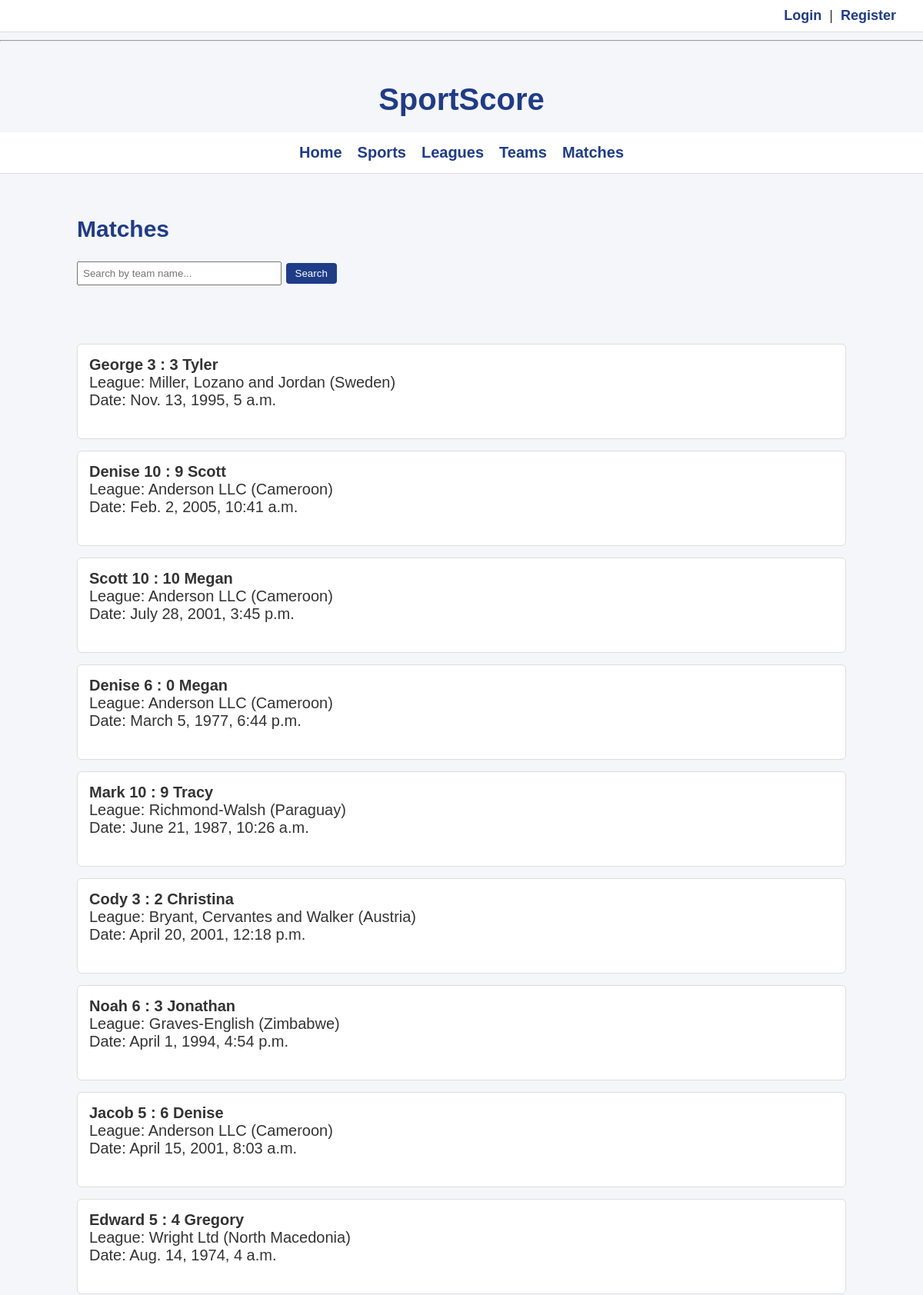
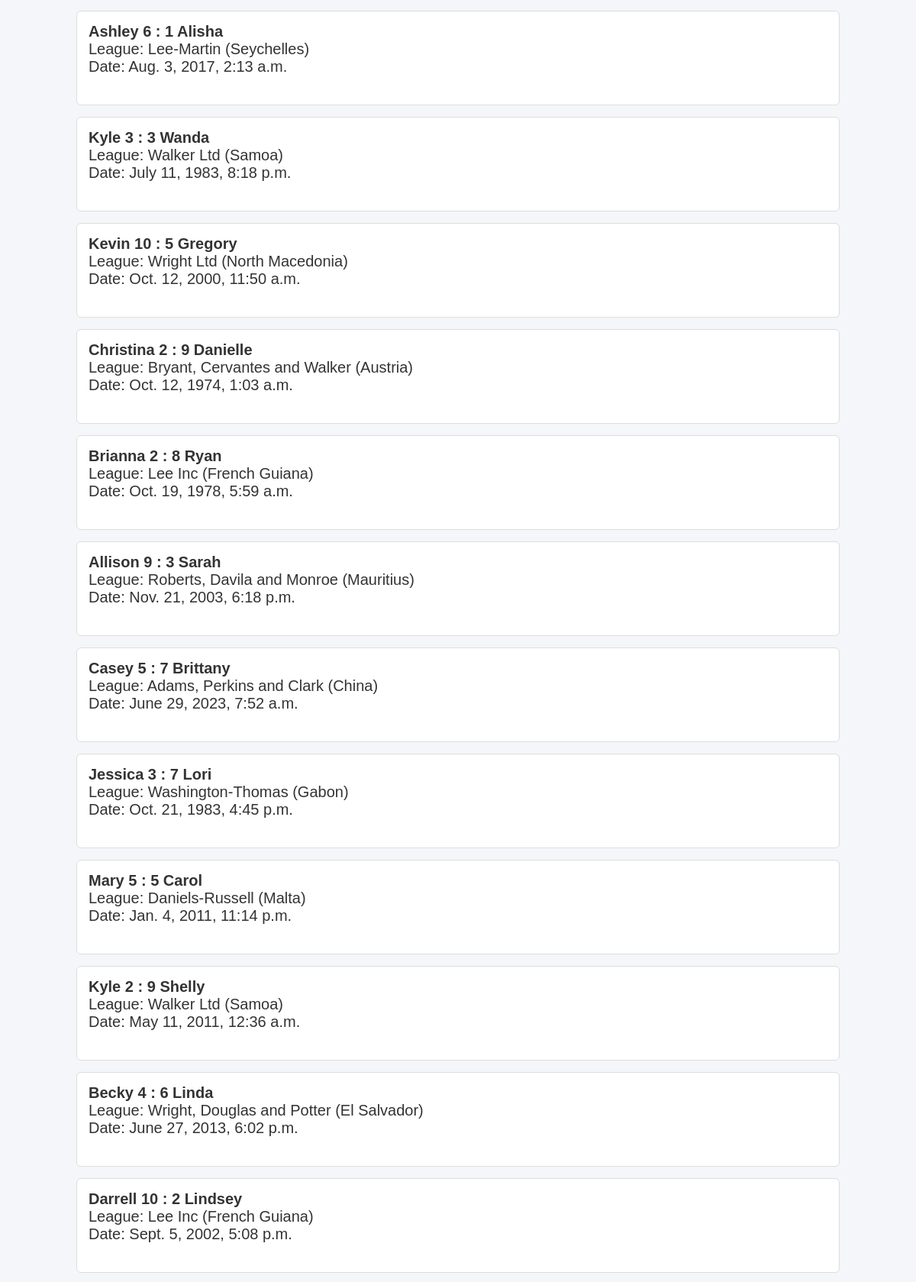
Page /main/matches (upper part) on the committed database (2 pictures, top to bottom).
### main/models.py (models this page shows, shortened)
class Match(models.Model):
    league = models.ForeignKey(League, on_delete=models.CASCADE)
    home_team = models.ForeignKey(Team, related_name='home_matches', on_delete=models.CASCADE)
    away_team = models.ForeignKey(Team, related_name='away_matches', on_delete=models.CASCADE)
    date = models.DateTimeField()
    home_score = models.IntegerField(default=0)
    away_score = models.IntegerField(default=0)

class Team(models.Model):
    name = models.CharField(max_length=100)
    league = models.ForeignKey(League, on_delete=models.CASCADE)
    founded_year = models.IntegerField()
    def __str__(self):
        return self.name

class League(models.Model):
    name = models.CharField(max_length=100)
    country = models.CharField(max_length=100)
    sport = models.ForeignKey(Sport, on_delete=models.CASCADE)
    def __str__(self):
        return f"{self.name} ({self.country})"

### main/views.py (the view)
# urls.py: path('matches', MatchList.as_view(), name='matches'),
class MatchList(ListView):
    model = Match
    ordering = ['-date']
    def get_queryset(self):
        queryset = Match.objects.all()
        search = self.request.GET.get('search')
        if search:
            queryset = queryset.filter(
                home_team__name__icontains=search
            ) | queryset.filter(
                away_team__name__icontains=search
            )
        return queryset

### templates/main/match_list.html (shortened to what this page needs)
{% extends "base_generic.html" %}
{% block content %}
<h2>Matches</h2>
<form method="get">
    <input type="text" name="search" placeholder="Search by team name...">
    <button type="submit">Search</button>
</form>
<br><br>
{% for match in match_list %}
    <div class="match">
        <strong>
            {{ match.home_team }} {{ match.home_score }}
            :
            {{ match.away_score }} {{ match.away_team }}
        </strong>
        <br>
        League: {{ match.league }} <br>
        Date: {{ match.date }} <br>
        <br>
    </div>
{% empty %}
    <p>No matches found.</p>
{% endfor %}
{% endblock %}

### main/static/css/style.css (style rules this page uses)
body { margin: 0; padding: 0; font-family: Arial, Helvetica, sans-serif; font-size: 20px; background-color: #f4f6f9; color: #333; }
h2, h3, h4 { color: #1f3c88; }
form button, button { background-color: #1f3c88; color: white; border: none; padding: 6px 12px; border-radius: 4px; cursor: pointer; }
.league, .team, .match, .sport { background-color: #ffffff; border: 1px solid #ddd; border-radius: 6px; padding: 15px; margin-bottom: 15px; }
form input[type="text"], form input[type="password"], form input[type="number"], form select { padding: 6px; width: 250px; margin-bottom: 10px; }
form { margin-bottom: 20px; }

### rows in the picture
Match: home_team "George", home_score "3", away_score "3", away_team "Tyler", league "Miller, Lozano and Jordan (Sweden)", date "Nov. 13, 1995, 5 a.m."
Match: home_team "Denise", home_score "10", away_score "9", away_team "Scott", league "Anderson LLC (Cameroon)", date "Feb. 2, 2005, 10:41 a.m."
Match: home_team "Scott", home_score "10", away_score "10", away_team "Megan", league "Anderson LLC (Cameroon)", date "July 28, 2001, 3:45 p.m."
Match: home_team "Denise", home_score "6", away_score "0", away_team "Megan", league "Anderson LLC (Cameroon)", date "March 5, 1977, 6:44 p.m."
Match: home_team "Mark", home_score "10", away_score "9", away_team "Tracy", league "Richmond-Walsh (Paraguay)", date "June 21, 1987, 10:26 a.m."
Match: home_team "Cody", home_score "3", away_score "2", away_team "Christina", league "Bryant, Cervantes and Walker (Austria)", date "April 20, 2001, 12:18 p.m."
Match: home_team "Noah", home_score "6", away_score "3", away_team "Jonathan", league "Graves-English (Zimbabwe)", date "April 1, 1994, 4:54 p.m."
Match: home_team "Jacob", home_score "5", away_score "6", away_team "Denise", league "Anderson LLC (Cameroon)", date "April 15, 2001, 8:03 a.m."
Match: home_team "Edward", home_score "5", away_score "4", away_team "Gregory", league "Wright Ltd (North Macedonia)", date "Aug. 14, 1974, 4 a.m."
Match: home_team "Ashley", home_score "6", away_score "1", away_team "Alisha", league "Lee-Martin (Seychelles)", date "Aug. 3, 2017, 2:13 a.m."
Match: home_team "Kyle", home_score "3", away_score "3", away_team "Wanda", league "Walker Ltd (Samoa)", date "July 11, 1983, 8:18 p.m."
Match: home_team "Kevin", home_score "10", away_score "5", away_team "Gregory", league "Wright Ltd (North Macedonia)", date "Oct. 12, 2000, 11:50 a.m."
Match: home_team "Christina", home_score "2", away_score "9", away_team "Danielle", league "Bryant, Cervantes and Walker (Austria)", date "Oct. 12, 1974, 1:03 a.m."
Match: home_team "Brianna", home_score "2", away_score "8", away_team "Ryan", league "Lee Inc (French Guiana)", date "Oct. 19, 1978, 5:59 a.m."
Match: home_team "Allison", home_score "9", away_score "3", away_team "Sarah", league "Roberts, Davila and Monroe (Mauritius)", date "Nov. 21, 2003, 6:18 p.m."
Match: home_team "Casey", home_score "5", away_score "7", away_team "Brittany", league "Adams, Perkins and Clark (China)", date "June 29, 2023, 7:52 a.m."
Match: home_team "Jessica", home_score "3", away_score "7", away_team "Lori", league "Washington-Thomas (Gabon)", date "Oct. 21, 1983, 4:45 p.m."
Match: home_team "Mary", home_score "5", away_score "5", away_team "Carol", league "Daniels-Russell (Malta)", date "Jan. 4, 2011, 11:14 p.m."
Match: home_team "Kyle", home_score "2", away_score "9", away_team "Shelly", league "Walker Ltd (Samoa)", date "May 11, 2011, 12:36 a.m."
Match: home_team "Becky", home_score "4", away_score "6", away_team "Linda", league "Wright, Douglas and Potter (El Salvador)", date "June 27, 2013, 6:02 p.m."
Match: home_team "Darrell", home_score "10", away_score "2", away_team "Lindsey", league "Lee Inc (French Guiana)", date "Sept. 5, 2002, 5:08 p.m."
